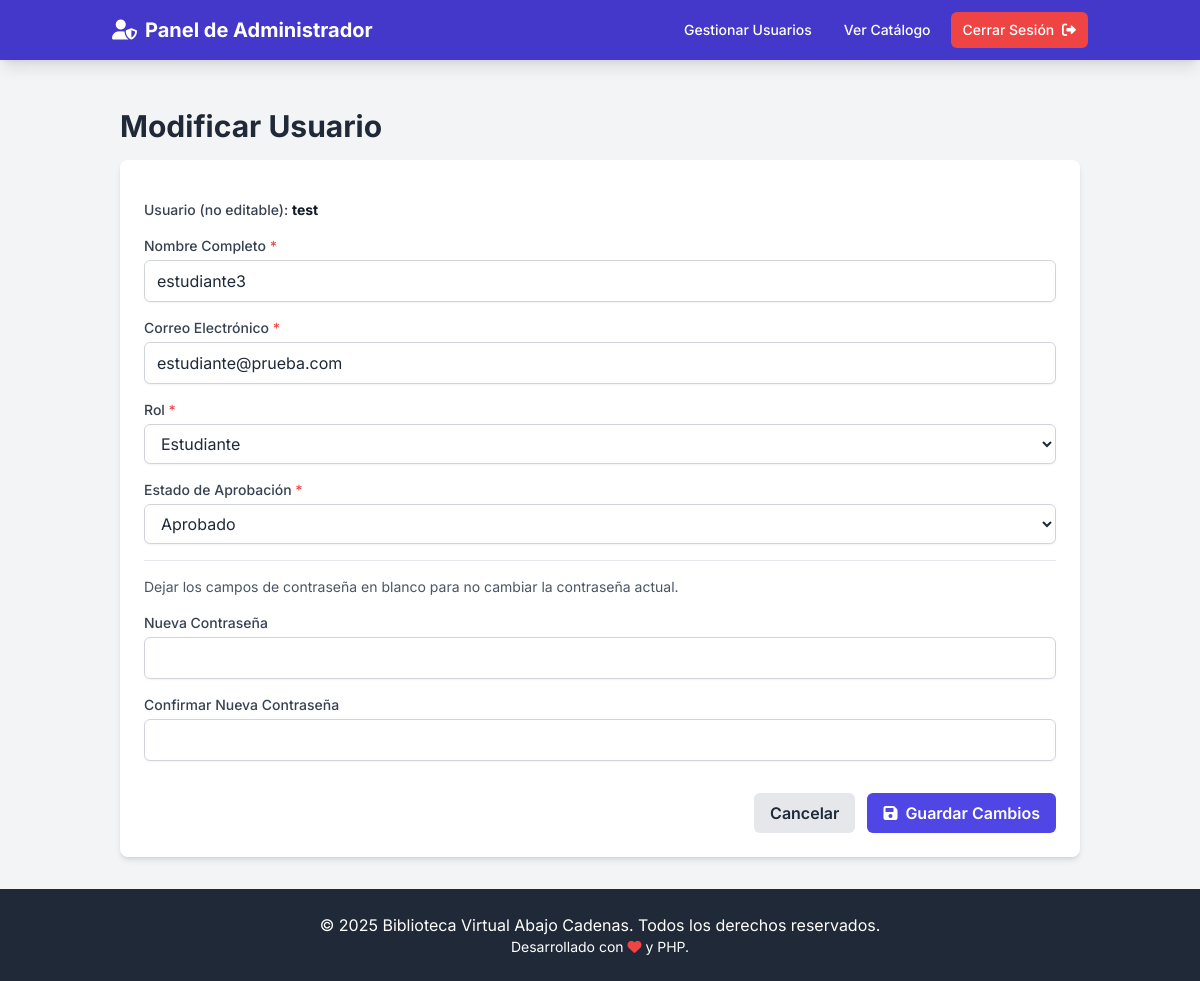
/admin/modificar_usuario.php?id=2 (signed in), run on the app's committed database.
### tables this page shows
CREATE TABLE `usuarios` (
  `id` int(11) NOT NULL,
  `nombre_completo` varchar(150) NOT NULL,
  `cedula` varchar(15) NOT NULL,
  `telefono` varchar(20) DEFAULT NULL,
  `email` varchar(100) NOT NULL,
  `direccion` text DEFAULT NULL,
  `username` varchar(50) NOT NULL,
  `password` varchar(255) NOT NULL,
  `role` enum('administrador','docente','estudiante') NOT NULL,
  `estado_aprobacion` enum('pendiente','aprobado','rechazado') DEFAULT 'pendiente',
  `fecha_registro` timestamp NOT NULL DEFAULT current_timestamp()
);

### admin/modificar_usuario.php (the view, shortened to what this page needs)
<?php
require_once '../db_config.php';
$user_id_edit = 0;
$username_display = '';
$nombre_completo = '';
$email = '';
$current_role = '';
$current_estado_aprobacion = '';
$mensaje_error = '';
$show_form = false;
if ($_SERVER["REQUEST_METHOD"] == "GET" && isset($_GET['id'])) {
    $user_id_edit = intval($_GET['id']);
    if ($user_id_edit > 0) {
        $sql_load = "SELECT username, nombre_completo, email, role, estado_aprobacion FROM usuarios WHERE id = ?";
        if ($stmt_load = $mysqli->prepare($sql_load)) {
            $stmt_load->bind_param("i", $user_id_edit);
            $stmt_load->execute();
            $result_load = $stmt_load->get_result();
            if ($user_data = $result_load->fetch_assoc()) {
                $username_display = $user_data['username'];
                $nombre_completo = $user_data['nombre_completo'];
                $email = $user_data['email'];
                $current_role = $user_data['role'];
                $current_estado_aprobacion = $user_data['estado_aprobacion'];
                $show_form = true;
            } else {
                $mensaje_error = "Usuario no encontrado.";
            }
        } else {
            $mensaje_error = "Error al preparar la consulta para cargar datos del usuario: " . $mysqli->error;
        }
    } else {
        $mensaje_error = "ID de usuario no válido.";
    }
} else if ($_SERVER["REQUEST_METHOD"] != "GET") {
     $mensaje_error = "Método no permitido o ID de usuario no especificado.";
}
$clase_hover = 'hover:bg-indigo-600';
?>
<!DOCTYPE html>
<html lang="es">
<head>
    <script src="https://cdn.tailwindcss.com"></script>
    <link rel="stylesheet" href="https://cdnjs.cloudflare.com/ajax/libs/font-awesome/6.0.0-beta3/css/all.min.css">
</head>
<body class="bg-gray-100 text-gray-800">
    <nav class="bg-indigo-700 text-white shadow-lg">
        <div class="container mx-auto px-6 py-3 flex justify-between items-center">
            <a href="dashboard_admin.php" class="text-xl font-bold"><i class="fas fa-user-shield mr-2"></i>Panel de Administrador</a>
            <div class="flex space-x-2">
                <a href="gestionar_usuarios.php" class="px-3 py-2 rounded-md text-sm font-medium <?php echo $clase_hover; ?>">Gestionar Usuarios</a>
                <a href="../catalogo.php" class="px-3 py-2 rounded-md text-sm font-medium hover:bg-indigo-600" target="_blank">Ver Catálogo</a>
                <a href="../logout.php" class="px-3 py-2 rounded-md text-sm font-medium hover:bg-red-600 bg-red-500">Cerrar Sesión <i class="fas fa-sign-out-alt ml-1"></i></a>
            </div>
        </div>
    </nav>
    <div class="container mx-auto px-4 sm:px-8 py-8">
        <div class="py-4">
            <h1 class="text-3xl font-bold text-gray-800">Modificar Usuario</h1>
        </div>
        <?php if ($show_form && $user_id_edit > 0): ?>
        <div class="bg-white p-6 rounded-lg shadow-md">
            <form action="modificar_usuario.php" method="POST" class="space-y-4">
                <div>
                    <p class="block text-sm font-medium text-gray-700">Usuario (no editable): <strong class="text-gray-900"><?php echo htmlspecialchars($username_display); ?></strong></p>
                </div>
                <div>
                    <label for="nombre_completo" class="block text-sm font-medium text-gray-700">Nombre Completo <span class="text-red-500">*</span></label>
                    <input type="text" name="nombre_completo" id="nombre_completo" value="<?php echo htmlspecialchars($nombre_completo); ?>" required class="mt-1 block w-full px-3 py-2 border border-gray-300 rounded-md shadow-sm focus:outline-none focus:ring-indigo-500 focus:border-indigo-500">
                </div>
                <div>
                    <label for="email" class="block text-sm font-medium text-gray-700">Correo Electrónico <span class="text-red-500">*</span></label>
                    <input type="email" name="email" id="email" value="<?php echo htmlspecialchars($email); ?>" required class="mt-1 block w-full px-3 py-2 border border-gray-300 rounded-md shadow-sm focus:outline-none focus:ring-indigo-500 focus:border-indigo-500">
                </div>
                <div>
                    <label for="role" class="block text-sm font-medium text-gray-700">Rol <span class="text-red-500">*</span></label>
                    <select name="role" id="role" required class="mt-1 block w-full px-3 py-2 border border-gray-300 bg-white rounded-md shadow-sm focus:outline-none focus:ring-indigo-500 focus:border-indigo-500">
                        <option value="estudiante" <?php echo ($current_role == 'estudiante') ? 'selected' : ''; ?>>Estudiante</option>
                    </select>
                </div>
                <div>
                    <label for="estado_aprobacion" class="block text-sm font-medium text-gray-700">Estado de Aprobación <span class="text-red-500">*</span></label>
                    <select name="estado_aprobacion" id="estado_aprobacion" required class="mt-1 block w-full px-3 py-2 border border-gray-300 bg-white rounded-md shadow-sm focus:outline-none focus:ring-indigo-500 focus:border-indigo-500">
                        <option value="aprobado" <?php echo ($current_estado_aprobacion == 'aprobado') ? 'selected' : ''; ?>>Aprobado</option>
                    </select>
                </div>
                <hr class="my-6">
                <p class="text-sm text-gray-600">Dejar los campos de contraseña en blanco para no cambiar la contraseña actual.</p>
                <div>
                    <label for="new_password" class="block text-sm font-medium text-gray-700">Nueva Contraseña</label>
                    <input type="password" name="new_password" id="new_password" minlength="8" class="mt-1 block w-full px-3 py-2 border border-gray-300 rounded-md shadow-sm focus:outline-none focus:ring-indigo-500 focus:border-indigo-500">
                </div>
                <div>
                    <label for="confirm_new_password" class="block text-sm font-medium text-gray-700">Confirmar Nueva Contraseña</label>
                    <input type="password" name="confirm_new_password" id="confirm_new_password" class="mt-1 block w-full px-3 py-2 border border-gray-300 rounded-md shadow-sm focus:outline-none focus:ring-indigo-500 focus:border-indigo-500">
                </div>
                <div class="flex items-center justify-end space-x-3 pt-4">
                    <a href="gestionar_usuarios.php" class="bg-gray-200 hover:bg-gray-300 text-gray-800 font-semibold py-2 px-4 rounded-md transition duration-150 ease-in-out">Cancelar</a>
                    <button type="submit" class="bg-indigo-600 hover:bg-indigo-700 text-white font-semibold py-2 px-4 rounded-md transition duration-150 ease-in-out">
                        <i class="fas fa-save mr-2"></i>Guardar Cambios
                    </button>
                </div>
            </form>
        </div>
        <?php elseif (!$show_form && empty($mensaje_error)):  ?>
             <p class="text-gray-600">Por favor, selecciona un usuario de la <a href="gestionar_usuarios.php" class="text-indigo-600 hover:underline">lista de usuarios</a> para modificar.</p>
        <?php endif; ?>
    </div>
    <footer class="bg-gray-800 text-white py-6 mt-auto">
        <div class="container mx-auto px-6 text-center">
            <p>&copy; <?php echo date("Y"); ?> Biblioteca Virtual Abajo Cadenas. Todos los derechos reservados.</p>
            <p class="text-sm">Desarrollado con <i class="fas fa-heart text-red-500"></i> y PHP.</p>
        </div>
    </footer>
</body>
</html>

### admin/modificar_usuario.php (style rules this page uses)
body { font-family: 'Inter', sans-serif; }

### data on the page
usuarios: username "test", nombre_completo "estudiante3", email "estudiante@prueba.com", role "Estudiante", estado_aprobacion "Aprobado"
